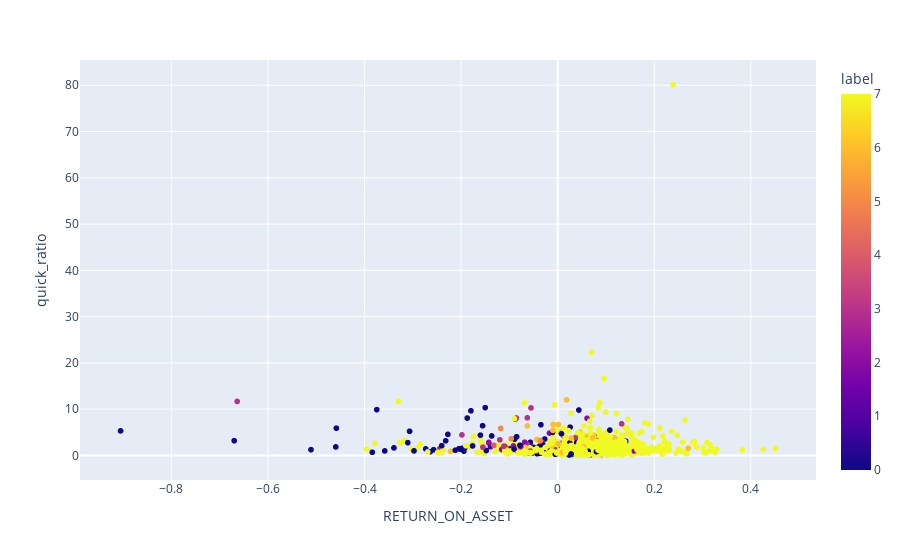

The notebook cell saved with this chart:
### Code cell
px.scatter(data_frame=df_original, x='RETURN_ON_ASSET', y='quick_ratio', color = 'label', hover_data=['ticker', 'netmargin', 'PX_FREE_CASH_FLOW'])

### Figure 1 — Plotly figure (JSON) as saved in the notebook; plotly's stock layout.template omitted (floating-point values rounded to 4 significant figures; data arrays with more than 128 entries replaced by an {"elided": "..."} marker saying what was removed)
{"data": [{"customdata": {"elided": "1373x3 mixed values"}, "hovertemplate": "RETURN_ON_ASSET=%{x}<br>quick_ratio=%{y}<br>ticker=%{customdata[0]}<br>netmargin=%{customdata[1]}<br>PX_FREE_CASH_FLOW=%{customdata[2]}<br>label=%{marker.color}<extra></extra>", "legendgroup": "", "marker": {"color": {"elided": "1373 int values"}, "coloraxis": "coloraxis", "symbol": "circle"}, "mode": "markers", "name": "", "showlegend": false, "type": "scattergl", "x": {"elided": "1373 float values"}, "xaxis": "x", "y": {"elided": "1373 float values"}, "yaxis": "y"}], "layout": {"coloraxis": {"colorbar": {"title": {"text": "label"}}, "colorscale": [[0, "#0d0887"], [0.1111, "#46039f"], [0.2222, "#7201a8"], [0.3333, "#9c179e"], [0.4444, "#bd3786"], [0.5556, "#d8576b"], [0.6667, "#ed7953"], [0.7778, "#fb9f3a"], [0.8889, "#fdca26"], [1, "#f0f921"]]}, "legend": {"tracegroupgap": 0}, "margin": {"t": 60}, "xaxis": {"anchor": "y", "domain": [0, 1], "title": {"text": "RETURN_ON_ASSET"}}, "yaxis": {"anchor": "x", "domain": [0, 1], "title": {"text": "quick_ratio"}}}}
